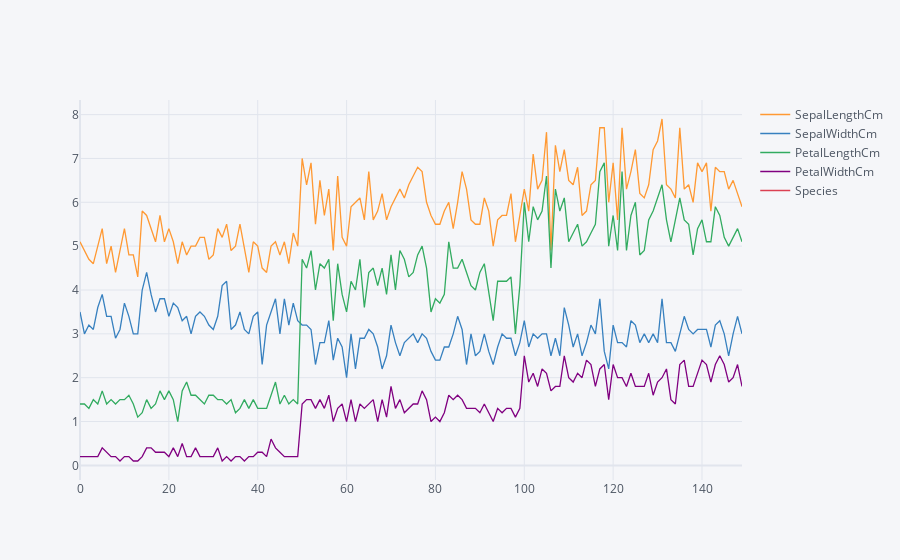

Notebook code for this chart:
### Code cell
ik1.iplot() # gives more interactive plots

### Figure 1 — Plotly figure (JSON) as saved in the notebook; plotly's stock layout.template omitted (floating-point values rounded to 4 significant figures; data arrays with more than 128 entries replaced by an {"elided": "..."} marker saying what was removed)
{"data": [{"line": {"color": "rgba(255, 153, 51, 1.0)", "dash": "solid", "shape": "linear", "width": 1.3}, "mode": "lines", "name": "SepalLengthCm", "text": "", "type": "scatter", "x": {"elided": "150 int values"}, "y": {"elided": "150 float values"}}, {"line": {"color": "rgba(55, 128, 191, 1.0)", "dash": "solid", "shape": "linear", "width": 1.3}, "mode": "lines", "name": "SepalWidthCm", "text": "", "type": "scatter", "x": {"elided": "150 int values"}, "y": {"elided": "150 float values"}}, {"line": {"color": "rgba(50, 171, 96, 1.0)", "dash": "solid", "shape": "linear", "width": 1.3}, "mode": "lines", "name": "PetalLengthCm", "text": "", "type": "scatter", "x": {"elided": "150 int values"}, "y": {"elided": "150 float values"}}, {"line": {"color": "rgba(128, 0, 128, 1.0)", "dash": "solid", "shape": "linear", "width": 1.3}, "mode": "lines", "name": "PetalWidthCm", "text": "", "type": "scatter", "x": {"elided": "150 int values"}, "y": {"elided": "150 float values"}}, {"line": {"color": "rgba(219, 64, 82, 1.0)", "dash": "solid", "shape": "linear", "width": 1.3}, "mode": "lines", "name": "Species", "text": "", "type": "scatter", "x": {"elided": "150 int values"}, "y": {"elided": "150 str values"}}], "layout": {"legend": {"bgcolor": "#F5F6F9", "font": {"color": "#4D5663"}}, "paper_bgcolor": "#F5F6F9", "plot_bgcolor": "#F5F6F9", "title": {"font": {"color": "#4D5663"}}, "xaxis": {"gridcolor": "#E1E5ED", "showgrid": true, "tickfont": {"color": "#4D5663"}, "title": {"font": {"color": "#4D5663"}, "text": ""}, "zerolinecolor": "#E1E5ED"}, "yaxis": {"gridcolor": "#E1E5ED", "showgrid": true, "tickfont": {"color": "#4D5663"}, "title": {"font": {"color": "#4D5663"}, "text": ""}, "zerolinecolor": "#E1E5ED"}}}
